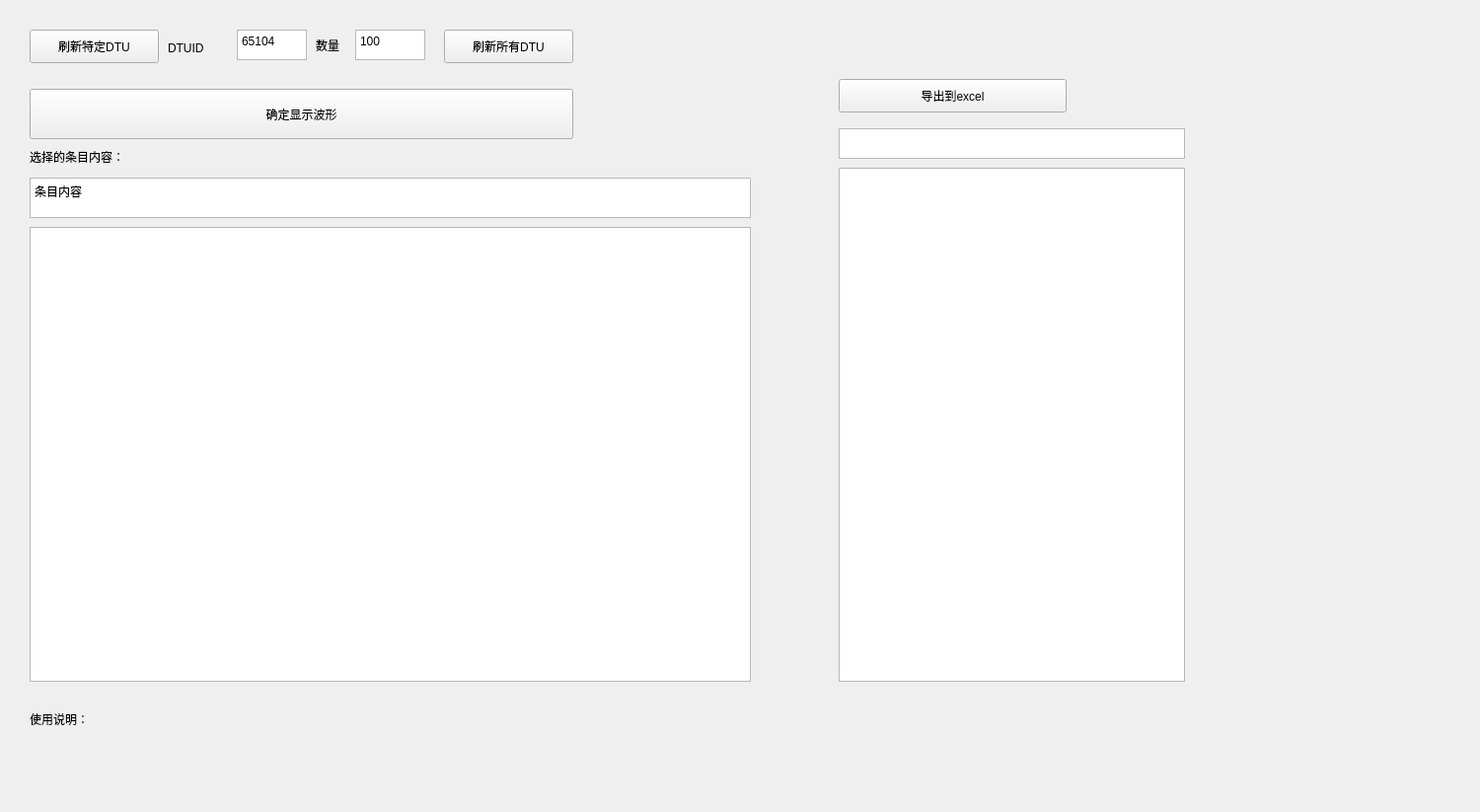
<?xml version="1.0" encoding="UTF-8"?>
<ui version="4.0">
 <class>myform2</class>
 <widget class="QWidget" name="myform2">
  <property name="geometry">
   <rect>
    <x>0</x>
    <y>0</y>
    <width>1500</width>
    <height>823</height>
   </rect>
  </property>
  <property name="windowTitle">
   <string>录波数据</string>
  </property>
  <widget class="QPushButton" name="pushButton_4">
   <property name="geometry">
    <rect>
     <x>30</x>
     <y>90</y>
     <width>551</width>
     <height>51</height>
    </rect>
   </property>
   <property name="text">
    <string>确定显示波形</string>
   </property>
  </widget>
  <widget class="QPushButton" name="pushButton_2">
   <property name="geometry">
    <rect>
     <x>450</x>
     <y>30</y>
     <width>131</width>
     <height>34</height>
    </rect>
   </property>
   <property name="text">
    <string>刷新所有DTU</string>
   </property>
  </widget>
  <widget class="QLabel" name="label">
   <property name="geometry">
    <rect>
     <x>30</x>
     <y>720</y>
     <width>711</width>
     <height>81</height>
    </rect>
   </property>
   <property name="text">
    <string>使用说明：</string>
   </property>
   <property name="textFormat">
    <enum>Qt::RichText</enum>
   </property>
   <property name="alignment">
    <set>Qt::AlignLeading|Qt::AlignLeft|Qt::AlignTop</set>
   </property>
   <property name="wordWrap">
    <bool>true</bool>
   </property>
  </widget>
  <widget class="QListWidget" name="listWidget1">
   <property name="geometry">
    <rect>
     <x>30</x>
     <y>230</y>
     <width>731</width>
     <height>461</height>
    </rect>
   </property>
  </widget>
  <widget class="QTextEdit" name="textEdit1">
   <property name="geometry">
    <rect>
     <x>30</x>
     <y>180</y>
     <width>731</width>
     <height>41</height>
    </rect>
   </property>
   <property name="html">
    <string>&lt;!DOCTYPE HTML PUBLIC &quot;-//W3C//DTD HTML 4.0//EN&quot; &quot;http://www.w3.org/TR/REC-html40/strict.dtd&quot;&gt;
&lt;html&gt;&lt;head&gt;&lt;meta name=&quot;qrichtext&quot; content=&quot;1&quot; /&gt;&lt;style type=&quot;text/css&quot;&gt;
p, li { white-space: pre-wrap; }
&lt;/style&gt;&lt;/head&gt;&lt;body style=&quot; font-family:'SimSun'; font-size:9pt; font-weight:400; font-style:normal;&quot;&gt;
&lt;p style=&quot; margin-top:0px; margin-bottom:0px; margin-left:0px; margin-right:0px; -qt-block-indent:0; text-indent:0px;&quot;&gt;条目内容&lt;/p&gt;&lt;/body&gt;&lt;/html&gt;</string>
   </property>
  </widget>
  <widget class="QLabel" name="label_2">
   <property name="geometry">
    <rect>
     <x>30</x>
     <y>150</y>
     <width>211</width>
     <height>18</height>
    </rect>
   </property>
   <property name="text">
    <string>选择的条目内容：</string>
   </property>
  </widget>
  <widget class="QTableWidget" name="tableWidget2">
   <property name="geometry">
    <rect>
     <x>850</x>
     <y>170</y>
     <width>351</width>
     <height>521</height>
    </rect>
   </property>
  </widget>
  <widget class="QPushButton" name="pushButton_3">
   <property name="geometry">
    <rect>
     <x>850</x>
     <y>80</y>
     <width>231</width>
     <height>34</height>
    </rect>
   </property>
   <property name="text">
    <string>导出到excel</string>
   </property>
  </widget>
  <widget class="QTextEdit" name="textEdit_2">
   <property name="geometry">
    <rect>
     <x>850</x>
     <y>130</y>
     <width>351</width>
     <height>31</height>
    </rect>
   </property>
  </widget>
  <widget class="QPushButton" name="pushButton_1">
   <property name="geometry">
    <rect>
     <x>30</x>
     <y>30</y>
     <width>131</width>
     <height>34</height>
    </rect>
   </property>
   <property name="text">
    <string>刷新特定DTU</string>
   </property>
  </widget>
  <widget class="QTextEdit" name="textEdit_3">
   <property name="geometry">
    <rect>
     <x>240</x>
     <y>30</y>
     <width>71</width>
     <height>31</height>
    </rect>
   </property>
   <property name="html">
    <string>&lt;!DOCTYPE HTML PUBLIC &quot;-//W3C//DTD HTML 4.0//EN&quot; &quot;http://www.w3.org/TR/REC-html40/strict.dtd&quot;&gt;
&lt;html&gt;&lt;head&gt;&lt;meta name=&quot;qrichtext&quot; content=&quot;1&quot; /&gt;&lt;style type=&quot;text/css&quot;&gt;
p, li { white-space: pre-wrap; }
&lt;/style&gt;&lt;/head&gt;&lt;body style=&quot; font-family:'SimSun'; font-size:9pt; font-weight:400; font-style:normal;&quot;&gt;
&lt;p style=&quot; margin-top:0px; margin-bottom:0px; margin-left:0px; margin-right:0px; -qt-block-indent:0; text-indent:0px;&quot;&gt;65104&lt;/p&gt;&lt;/body&gt;&lt;/html&gt;</string>
   </property>
  </widget>
  <widget class="QLabel" name="label_4">
   <property name="geometry">
    <rect>
     <x>170</x>
     <y>40</y>
     <width>81</width>
     <height>18</height>
    </rect>
   </property>
   <property name="text">
    <string>DTUID</string>
   </property>
  </widget>
  <widget class="QLabel" name="label_5">
   <property name="geometry">
    <rect>
     <x>320</x>
     <y>30</y>
     <width>51</width>
     <height>31</height>
    </rect>
   </property>
   <property name="text">
    <string>数量</string>
   </property>
  </widget>
  <widget class="QTextEdit" name="textEdit_4">
   <property name="geometry">
    <rect>
     <x>360</x>
     <y>30</y>
     <width>71</width>
     <height>31</height>
    </rect>
   </property>
   <property name="html">
    <string>&lt;!DOCTYPE HTML PUBLIC &quot;-//W3C//DTD HTML 4.0//EN&quot; &quot;http://www.w3.org/TR/REC-html40/strict.dtd&quot;&gt;
&lt;html&gt;&lt;head&gt;&lt;meta name=&quot;qrichtext&quot; content=&quot;1&quot; /&gt;&lt;style type=&quot;text/css&quot;&gt;
p, li { white-space: pre-wrap; }
&lt;/style&gt;&lt;/head&gt;&lt;body style=&quot; font-family:'SimSun'; font-size:9pt; font-weight:400; font-style:normal;&quot;&gt;
&lt;p style=&quot; margin-top:0px; margin-bottom:0px; margin-left:0px; margin-right:0px; -qt-block-indent:0; text-indent:0px;&quot;&gt;100&lt;/p&gt;&lt;/body&gt;&lt;/html&gt;</string>
   </property>
  </widget>
 </widget>
 <resources/>
 <connections>
  <connection>
   <sender>pushButton_2</sender>
   <signal>clicked()</signal>
   <receiver>myform2</receiver>
   <slot>bt2_click()</slot>
   <hints>
    <hint type="sourcelabel">
     <x>23</x>
     <y>421</y>
    </hint>
    <hint type="destinationlabel">
     <x>653</x>
     <y>341</y>
    </hint>
   </hints>
  </connection>
  <connection>
   <sender>pushButton_4</sender>
   <signal>clicked()</signal>
   <receiver>myform2</receiver>
   <slot>bt4_click()</slot>
   <hints>
    <hint type="sourcelabel">
     <x>23</x>
     <y>463</y>
    </hint>
    <hint type="destinationlabel">
     <x>652</x>
     <y>414</y>
    </hint>
   </hints>
  </connection>
  <connection>
   <sender>listWidget1</sender>
   <signal>itemClicked(QListWidgetItem*)</signal>
   <receiver>myform2</receiver>
   <slot>LW1_dclick()</slot>
   <hints>
    <hint type="sourcelabel">
     <x>23</x>
     <y>90</y>
    </hint>
    <hint type="destinationlabel">
     <x>733</x>
     <y>529</y>
    </hint>
   </hints>
  </connection>
  <connection>
   <sender>pushButton_3</sender>
   <signal>clicked()</signal>
   <receiver>myform2</receiver>
   <slot>bt3_click()</slot>
   <hints>
    <hint type="sourcelabel">
     <x>1121</x>
     <y>460</y>
    </hint>
    <hint type="destinationlabel">
     <x>1032</x>
     <y>449</y>
    </hint>
   </hints>
  </connection>
  <connection>
   <sender>pushButton_1</sender>
   <signal>clicked()</signal>
   <receiver>myform2</receiver>
   <slot>bt1_click()</slot>
   <hints>
    <hint type="sourcelabel">
     <x>252</x>
     <y>421</y>
    </hint>
    <hint type="destinationlabel">
     <x>362</x>
     <y>453</y>
    </hint>
   </hints>
  </connection>
 </connections>
 <slots>
  <slot>bt1_click()</slot>
  <slot>bt2_click()</slot>
  <slot>LW1_dclick()</slot>
  <slot>bt3_click()</slot>
  <slot>bt4_click()</slot>
  <slot>bt5_click()</slot>
 </slots>
</ui>
